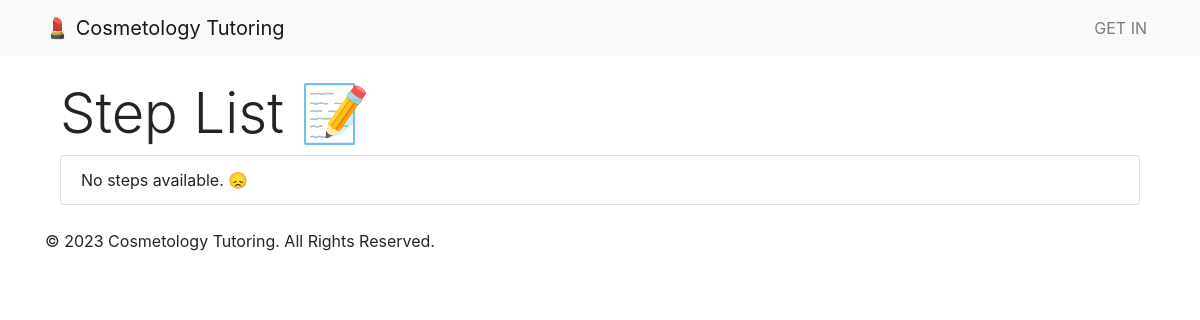
Page /tutorials/steps/ on the earlier database version.
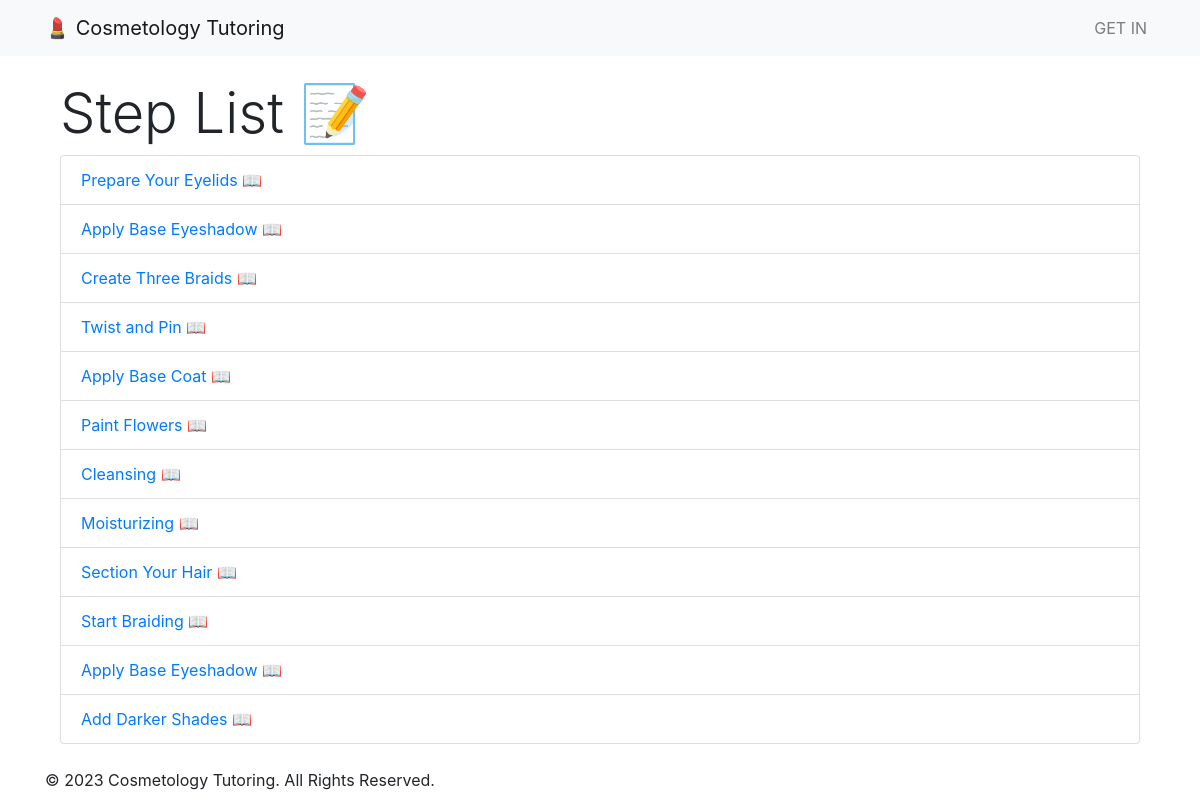
Same page on the later database version.
### tutorials/models.py (models this page shows, shortened)
class Step(models.Model):
    tutorial = models.ForeignKey(Tutorial, on_delete=models.CASCADE)
    order = models.PositiveIntegerField()
    title = models.CharField(max_length=200)
    content = RichTextUploadingField()
    creator = models.ForeignKey(User, on_delete=models.CASCADE)  # Add a creator field
    class Meta:
        permissions = [
            ("can_change_step", "Can change step"),
            ("can_delete_step", "Can delete step"),
        ]

### tutorials/views.py (the view)
# urls.py: path('steps/', views.StepListView.as_view(), name='step-list'),
class StepListView(ListView):
    model = Step
    template_name = 'tutorials/step_list.html'
    context_object_name = 'steps'

### templates/tutorials/step_list.html (shortened to what this page needs)
{% extends "base.html" %}
{% block content %}
<div class="container my-4">
    <h1 class="display-4">Step List 📝</h1>
    <ul class="list-group">
        {% for step in steps %}
            <li class="list-group-item">
                <a href="{% url 'step-detail' step.pk %}">{{ step.title }} 📖</a>
            </li>
        {% empty %}
            <li class="list-group-item">No steps available. 😞</li>
        {% endfor %}
    </ul>
</div>
{% endblock %}

Differences in the rows shown:
added Step: title "Prepare Your Eyelids"
added Step: title "Apply Base Eyeshadow"
added Step: title "Create Three Braids"
added Step: title "Twist and Pin"
added Step: title "Apply Base Coat"
added Step: title "Paint Flowers"
added Step: title "Cleansing"
added Step: title "Moisturizing"
added Step: title "Section Your Hair"
added Step: title "Start Braiding"
added Step: title "Apply Base Eyeshadow"
added Step: title "Add Darker Shades"
Other differences:
text no longer shown: "No steps available. 😞"
